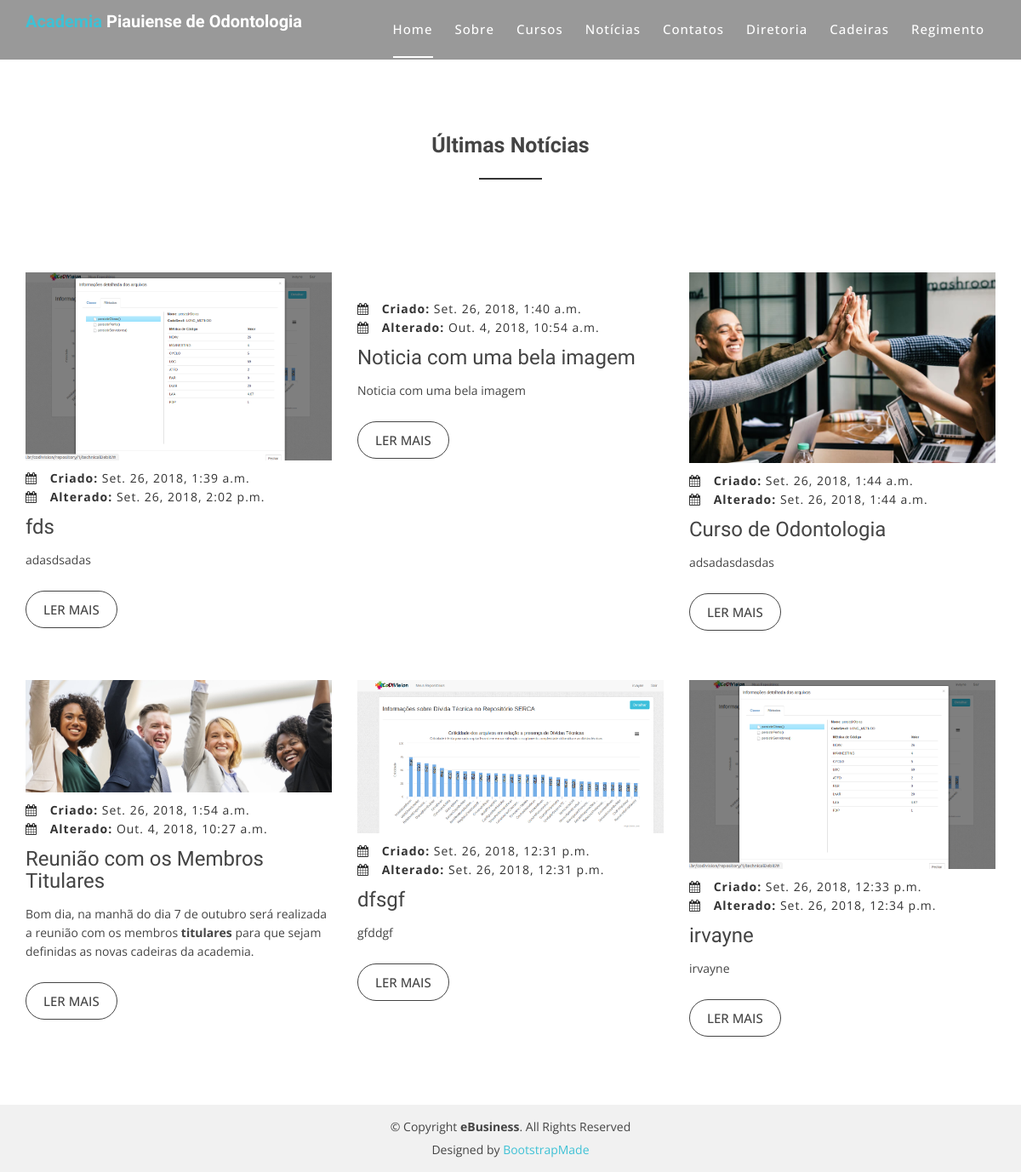
The page /noticia/lista/ on the database its author committed.
### core/models.py (models this page shows)
class Noticia(models.Model):
	titulo = models.CharField(max_length=1000)
	subtitulo = models.CharField(max_length=1000)
	conteudo = models.CharField(max_length=40000)
	criado = models.DateTimeField(auto_now_add=True)
	modificado = models.DateTimeField(auto_now=True)
	imagem = models.ImageField(upload_to='imagens/', blank=True, null=True)

### front/views.py (the view)
# urls.py: path('noticia/lista/', views.lista_noticias, name='front_noticias'),
def lista_noticias(request):
	noticias = Noticia.objects.all()
	lista_noticias = noticias
	lista_noticias.reverse()
	return render(request, 'front_noticias.html', {'noticias': lista_noticias})

### front/templates/front_noticias.html (shortened to what this page needs)
{% load staticfiles %}
<!doctype html>
<html lang="pt-br">
<head>
  <link href="{% static "lib/bootstrap/css/bootstrap.min.css" %}" rel="stylesheet">
  <link href="{% static "lib/nivo-slider/css/nivo-slider.css" %}" rel="stylesheet">
  <link href="{% static "lib/owlcarousel/owl.carousel.css" %}" rel="stylesheet">
  <link href="{% static "lib/owlcarousel/owl.transitions.css" %}" rel="stylesheet">
  <link href="{% static "lib/font-awesome/css/font-awesome.min.css" %}" rel="stylesheet">
  <link href="{% static "lib/animate/animate.min.css" %}" rel="stylesheet">
  <link href="{% static "lib/venobox/venobox.css" %}" rel="stylesheet">
  <link href="{% static "css/nivo-slider-theme.css" %}" rel="stylesheet">
  <link href="{% static "css/style.css" %}" rel="stylesheet">
  <link href="{% static "css/responsive.css" %}" rel="stylesheet">
  <link href="{% static "css/noticia.css" %}" rel="stylesheet">
</head>
<body data-spy="scroll" data-target="#navbar-example">
  <header>
    <div id="sticker" class="header-area">
      <div class="container">
        <div class="row">
          <div class="col-md-12 col-sm-12">
            <nav class="navbar navbar-default">
              <div class="navbar-header">
                <a class="navbar-brand page-scroll sticky-logo" href="{% url 'index' %}">
                  <h1><span>Academia</span> Piauiense de Odontologia</h1>
                </a>
              </div>
              <div class="collapse navbar-collapse main-menu bs-example-navbar-collapse-1" id="navbar-example">
                <ul class="nav navbar-nav navbar-right">
                  <li class="active">
                    <a class="page-scroll" href="#{% url 'index' %}#home">Home</a>
                  </li>
                  <li>
                    <a class="page-scroll" href="#% url 'index' %}#sobre">Sobre</a>
                  </li>
                  <li>
                    <a class="page-scroll" href="#{% url 'index' %}#cursos">Cursos</a>
                  </li>
                  <li>
                    <a class="page-scroll" href="#noticias">Notícias</a>
                  </li>
                  <li>
                    <a class="page-scroll" href="{% url 'index' %}#contatos">Contatos</a>
                  </li>
                  <li>
                    <a href="{% url 'front_diretoria' %}">Diretoria</a>
                  </li>
                  <li>
                    <a class="page-scroll" href="#cadeiras">Cadeiras</a>
                  </li>
                  <li>
                    <a href="{% url 'front_estatuto' %}">Regimento</a>
                  </li>
                </ul>
              </div>
            </nav>
          </div>
        </div>
      </div>
    </div>
  </header>
  <div id="noticias" class="blog-area noticia">
    <div class="blog-inner area-padding">
      <div class="container ">
        <div class="row">
          <div class="col-md-12 col-sm-12 col-xs-12">
            <div class="section-headline text-center">
              <h2>Últimas Notícias</h2>
            </div>
          </div>
        </div>
        <div class="row">
          {% for noticia in noticias %}
          <div class="col-md-4 col-sm-4 col-xs-12 notice">
            <div class="single-blog">
              <div class="single-blog-img">
                <a href="blog.html">
                  <img src="{{noticia.imagem}}" alt="">
                </a>
              </div>
              <div class="blog-meta">
                <span class="date-type">
                  <i class="fa fa-calendar"></i> <b>Criado: </b>{{noticia.criado}}
                </span>
                <br>
                <span class="date-type">
                  <i class="fa fa-calendar"></i> <b>Alterado: </b>{{noticia.modificado}}
                </span>
              </div>
              <div class="blog-text">
                <h4>
                  <a>{{noticia.titulo}}</a>
                </h4>
                <div id="div_conteudo_noticia{{noticia.id}}">
                </div>
              </div>
              <span>
                <a href="blog.html" class="ready-btn">Ler Mais</a>
              </span>
            </div>
          </div>
          {% endfor %}
        </div>
      </div>
    </div>
  </div>
  <footer>
    <div class="footer-area-bottom">
      <div class="container">
        <div class="row">
          <div class="col-md-12 col-sm-12 col-xs-12">
            <div class="copyright text-center">
              <p>
                &copy; Copyright <strong>eBusiness</strong>. All Rights Reserved
              </p>
            </div>
            <div class="credits">
              Designed by <a href="https://bootstrapmade.com/">BootstrapMade</a>
            </div>
          </div>
        </div>
      </div>
    </div>
  </footer>
</body>
</html>

### front/static/css/style.css (style rules this page uses)
html, body { height: 100%; }
img { max-width: 100%; height: auto; }
p { margin: 0 0 15px; color: #444; }
h1, h2, h3, h4, h5, h6 { font-family: 'Raleway', sans-serif; margin: 0 0 15px; color: #444; font-weight: 500; }
h1 { font-size: 48px; line-height: 50px; }
h2 { font-size: 38px; line-height: 40px; }
h4 { font-size: 24px; line-height: 26px; }
a { transition: all 0.3s ease 0s; text-decoration: none; }
body { background: #fff none repeat scroll 0 0; color: #444; font-family: 'Open Sans', sans-serif; font-size: 14px; text-align: left; overflow-x: hidden; line-height: 22px; }
ul { list-style: outside none none; margin: 0; padding: 0; }
.area-padding { padding: 70px 0px 80px; }
.section-headline h2 { display: inline-block; font-size: 40px; font-weight: 600; margin-bottom: 70px; position: relative; text-transform: capitalize; }
.section-headline h2::after { border: 1px solid #333; bottom: -20px; content: ""; left: 0; margin: 0 auto; position: absolute; right: 0; width: 40%; }
.header-area { position: absolute; top: 0; left: 0; width: 100%; height: auto; background: rgba(0, 0, 0, 0.40); z-index: 9; }
.navbar-header a.navbar-brand { display: inline-block; height: 70px; padding: 15px 0; }
.main-menu ul.navbar-nav li { display: inline-block; padding: 0px 13px; }
.main-menu ul.navbar-nav li a { background: rgba(0, 0, 0, 0) none repeat scroll 0 0; color: #fff; font-size: 15px; font-weight: 500; padding: 24px 0px; text-transform: capitalize; letter-spacing: 1px; }
.main-menu ul.navbar-nav li.active a::after { border: 1px solid #fff; bottom: 0px; content: ""; left: 0; position: absolute; width: 100%; }
.main-menu ul.navbar-nav li.active a { background: rgba(0, 0, 0, 0) none repeat scroll 0 0; color: #fff; position: relative; }
.navbar { border: medium none; margin-bottom: 0; }
.navbar-default { background: rgba(0, 0, 0, 0) none repeat scroll 0 0; }
.sticky-logo h1 { color: #fff; padding: 0; margin: 0; font-size: 20px; font-weight: bold; line-height: 1; }
.sticky-logo h1 span { color: #3ec1d5; }
.blog-area { height: auto; width: 100%; }
.blog-text h4 a { color: #444; text-decoration: none; }
.blog-text h4 { color: #444; margin-bottom: 15px; }
.blog-meta span i { padding-right: 10px; }
.blog-meta { border-bottom: 1px dotted #fff; padding: 10px 0; }
.comments-type>a, .date-type, .blog-meta span.comments-type { color: #333; letter-spacing: 1px; margin-right: 5px; }
.single-blog .ready-btn { border: 1px solid #444; border-radius: 30px; color: #444; cursor: pointer; display: inline-block; font-size: 15px; font-weight: 500; margin-top: 10px; padding: 10px 20px; text-align: center; text-transform: uppercase; transition: all 0.4s ease 0s; }
.footer-area-bottom { background: #f1f1f1 none repeat scroll 0 0; padding: 15px 0; }
.copyright>p { margin-bottom: 0; color: #444; }
.copyright a, .credits a { color: #3EC1D5; }
.credits { padding-top: 5px; text-align: center; }
.ready-btn { border: 1px solid #fff; border-radius: 30px; color: #fff; cursor: pointer; display: inline-block; font-size: 17px; font-weight: 600; margin-top: 30px; padding: 12px 40px; text-align: center; text-transform: uppercase; transition: all 0.4s ease 0s; z-index: 222; }

### front/static/css/noticia.css (style rules this page uses)
.noticia { margin-top: 2%; }
.noticia h2 { font-size: 24px; }
.notice { margin-top: 5%; }
.section-headline h2 { font-size: 25px; margin-top: 5%; }

### rows shown on the page
Noticia: imagem (picture), criado "Set. 26, 2018, 1:39 a.m.", modificado "Set. 26, 2018, 2:02 p.m.", titulo "fds"
Noticia: criado "Set. 26, 2018, 1:40 a.m.", modificado "Out. 4, 2018, 10:54 a.m.", titulo "Noticia com uma bela imagem"
Noticia: imagem (picture), criado "Set. 26, 2018, 1:44 a.m.", modificado "Set. 26, 2018, 1:44 a.m.", titulo "Curso de Odontologia"
Noticia: imagem (picture), criado "Set. 26, 2018, 1:54 a.m.", modificado "Out. 4, 2018, 10:27 a.m.", titulo "Reunião com os Membros Titulares"
Noticia: imagem (picture), criado "Set. 26, 2018, 12:31 p.m.", modificado "Set. 26, 2018, 12:31 p.m.", titulo "dfsgf"
Noticia: imagem (picture), criado "Set. 26, 2018, 12:33 p.m.", modificado "Set. 26, 2018, 12:34 p.m.", titulo "irvayne"
